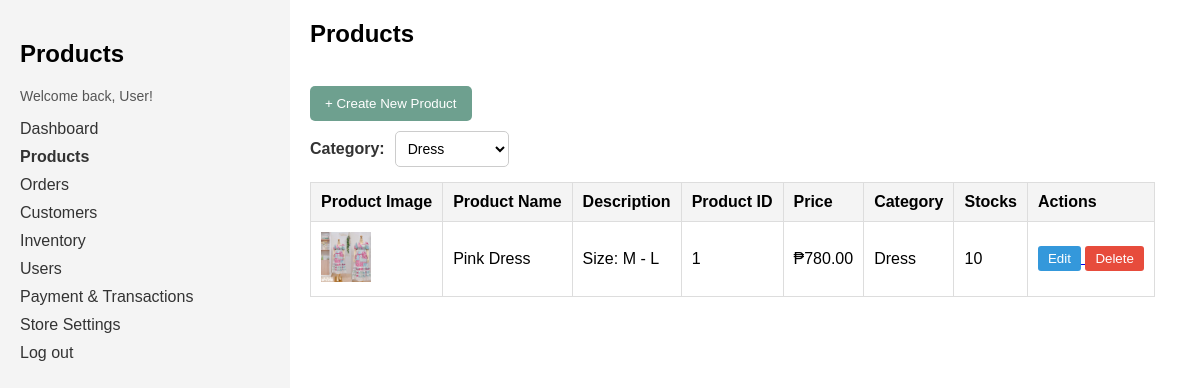
/products.php?category=2, run on an earlier commit of the app's database.
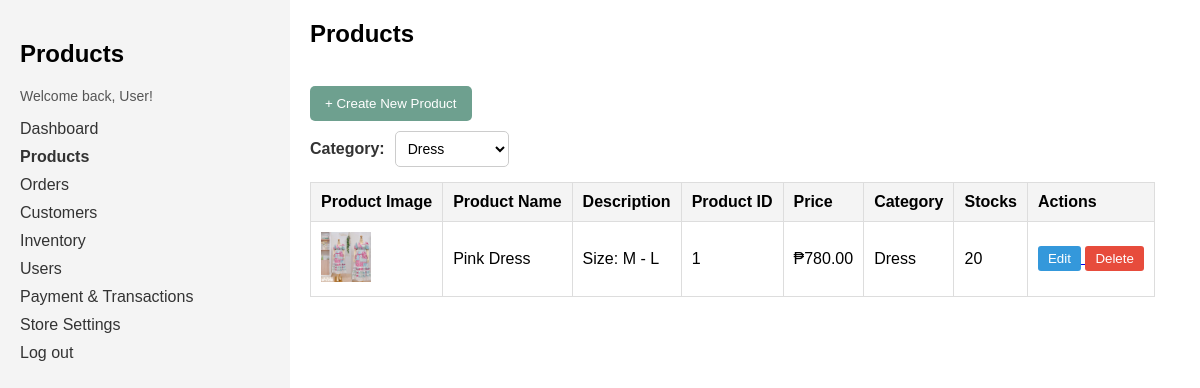
And on a later commit of the database.
### tables this page shows
CREATE TABLE `products` (
  `product_id` int(11) NOT NULL,
  `product_name` varchar(255) DEFAULT NULL,
  `description` text DEFAULT NULL,
  `price_id` int(11) DEFAULT NULL,
  `stocks` int(11) DEFAULT NULL,
  `category_id` int(11) DEFAULT NULL,
  `image_url` varchar(255) DEFAULT NULL,
  `created_at` timestamp NOT NULL DEFAULT current_timestamp()
);

CREATE TABLE `categories` (
  `category_id` int(11) NOT NULL,
  `category_name` varchar(100) NOT NULL
);

### products.php (the view, shortened to what this page needs)
<?php
require 'conn.php';
$categories = [];
$products = [];
$sqlCategories = "SELECT category_id, category_name FROM categories";
$resultCategories = $conn->query($sqlCategories);
if ($resultCategories->num_rows > 0) {
    while ($row = $resultCategories->fetch_assoc()) {
        $categories[] = $row;
    }
}
$selectedCategory = isset($_GET['category']) ? $_GET['category'] : 'all';
$sqlProducts = "
    SELECT p.*, c.category_name
    FROM products p
    LEFT JOIN categories c ON p.category_id = c.category_id
";
if ($selectedCategory !== 'all') {
    $sqlProducts .= " WHERE p.category_id = ?";
}
$stmt = $conn->prepare($sqlProducts);
if ($selectedCategory !== 'all') {
    $stmt->bind_param("i", $selectedCategory);
}
$stmt->execute();
$resultProducts = $stmt->get_result();
if ($resultProducts->num_rows > 0) {
    while ($row = $resultProducts->fetch_assoc()) {
        $products[] = $row;
    }
}
?>
<!DOCTYPE html>
<html lang="en">
<head>
    <link rel="stylesheet" href="css/products.css">
</head>
<body>
    <div class="sidebar">
        <h2>Products</h2>
        <p>Welcome back, <?php echo isset($_SESSION['username']) ? $_SESSION['username'] : 'User'; ?>!</p>
        <nav>
            <ul>
                <li><a href="dashboard.php">Dashboard</a></li>
                <li><strong><a href="products.php">Products</a></strong></li>
                <li><a href="orders.php">Orders</a></li>
                <li><a href="customers.php">Customers</a></li>
                <li><a href="inventory.php">Inventory</a></li>
                <li><a href="users.php">Users</a></li>
                <li><a href="payandtransac.php">Payment & Transactions</a></li>
                <li><a href="storesettings.php">Store Settings</a></li>
                <li><a href="logout.php">Log out</a></li>
            </ul>
        </nav>
    </div>
    <div class="main-content">
        <h2>Products</h2>
        <br>
        <button class="button" onclick="location.href='add_product.php'">+ Create New Product</button>
        <div class="filters">
            <form method="GET" action="products.php">
            <label class="category">Category:
    <select name="category" onchange="this.form.submit()">
        <?php foreach ($categories as $category) { ?>
            <option value="<?php echo $category['category_id']; ?>"
                <?php echo ($selectedCategory == $category['category_id']) ? 'selected' : ''; ?>>
                <?php echo $category['category_name']; ?>
            </option>
        <?php } ?>
    </select>
</label>
            </form>
        </div>
        <table class="product-table">
            <thead>
                <tr>
                    <th>Product Image</th>
                    <th>Product Name</th>
                    <th>Description</th>
                    <th>Product ID</th>
                    <th>Price</th>
                    <th>Category</th>
                    <th>Stocks</th>
                    <th>Actions</th>
                </tr>
            </thead>
            <tbody>
                <?php if (!empty($products)) {
                    foreach ($products as $product) { ?>
                        <tr>
                            <td><img src="<?php echo htmlspecialchars($product['image_url']); ?>" alt="Product Image" style="width:50px; height:50px;"></td>
                            <td><?php echo htmlspecialchars($product['product_name']); ?></td>
                            <td><?php echo htmlspecialchars($product['description']); ?></td>
                            <td><?php echo $product['product_id']; ?></td>
                            <td>₱<?php echo number_format($product['price_id'], 2); ?></td>
                            <td><?php echo htmlspecialchars($product['category_name']); ?></td>
                            <td><?php echo $product['stocks']; ?></td>
                            <td>
                                <a href="edit_product.php?id=<?php echo $product['product_id']; ?>">
                                    <button class="edit-button">Edit</button>
                                </a>
                                <a href="delete_product.php?id=<?php echo $product['product_id']; ?>" onclick="return confirm('Are you sure you want to delete this product?')">
                                    <button class="delete-button">Delete</button>
                                </a>
                            </td>
                        </tr>
                <?php }
                } else { ?>
                    <tr><td colspan="8" style="text-align: center;">No products available</td></tr>
                <?php } ?>
            </tbody>
        </table>
    </div>
</body>
</html>

What changed in the data, as far as the page shows it:
changed products "Pink Dress": stocks "10" → "20"
